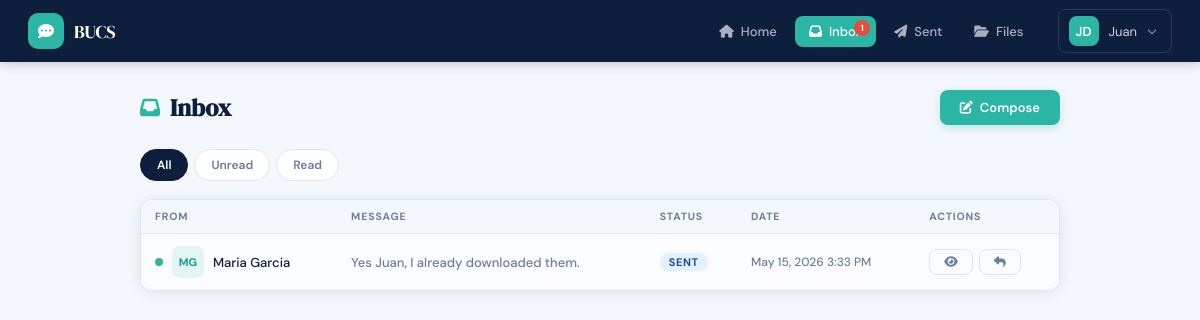
/user/inbox.php (signed in), run on the app's committed database.
### tables this page shows
CREATE TABLE IF NOT EXISTS messages (
    mess_id     INT AUTO_INCREMENT PRIMARY KEY,
    sender_id   VARCHAR(20)  NOT NULL,
    receiver    VARCHAR(20)  NOT NULL,   
    message     TEXT         NOT NULL,
    status      ENUM('sent','read','deleted') DEFAULT 'sent',
    sent_at     DATETIME DEFAULT CURRENT_TIMESTAMP,
    FOREIGN KEY (sender_id) REFERENCES users(id_no) ON DELETE CASCADE,
    FOREIGN KEY (receiver)  REFERENCES users(id_no) ON DELETE CASCADE
);

CREATE TABLE IF NOT EXISTS users (
    id_no       VARCHAR(20) PRIMARY KEY,
    fname       VARCHAR(50)  NOT NULL,
    mname       VARCHAR(50),
    lname       VARCHAR(50)  NOT NULL,
    uname       VARCHAR(50)  NOT NULL UNIQUE,
    pwd         VARCHAR(255) NOT NULL,
    created_at  DATETIME DEFAULT CURRENT_TIMESTAMP
);

### includes/config.php (called while the page is built, shortened)
<?php
function sanitize($conn, $val) {
    return $conn->real_escape_string(htmlspecialchars(trim($val)));
}

### user/inbox.php (the view, shortened to what this page needs)
<?php
require_once '../includes/config.php';
include 'layout.php';
$db  = getDB();
$uid = $me['id_no'];
$filter = sanitize($db, $_GET['filter'] ?? 'all');
$where  = "m.receiver='$uid'";
$msgs = $db->query("
    SELECT m.*, u.fname, u.lname
    FROM messages m JOIN users u ON m.sender_id = u.id_no
    WHERE $where ORDER BY m.sent_at DESC");
?>
<div class="page-wrap">
  <div class="page-head">
    <h1><i class="fa fa-inbox"></i> Inbox</h1>
    <a href="compose.php" class="btn btn-primary"><i class="fa fa-pen-to-square"></i> Compose</a>
  </div>
  <div style="display:flex;gap:6px;margin-bottom:18px;">
    <?php foreach(['all'=>'All','unread'=>'Unread','read'=>'Read'] as $k=>$v): ?>
    <a href="?filter=<?= $k ?>"
       style="padding:7px 16px;border-radius:20px;font-size:12px;font-weight:600;text-decoration:none;
              background:<?= $filter===$k?'var(--navy)':'var(--white)' ?>;
              color:<?= $filter===$k?'#fff':'var(--muted)' ?>;
              border:1.5px solid <?= $filter===$k?'var(--navy)':'var(--border)' ?>;">
      <?= $v ?>
    </a>
    <?php endforeach; ?>
  </div>
  <div class="card">
    <?php if ($msgs->num_rows === 0): ?>
    <div class="empty"><i class="fa fa-inbox"></i><p>No messages here.</p></div>
    <?php else: ?>
    <div class="tbl-wrap">
    <table class="tbl">
      <thead><tr><th>From</th><th>Message</th><th>Status</th><th>Date</th><th>Actions</th></tr></thead>
      <tbody>
      <?php while($m = $msgs->fetch_assoc()): $unread = $m['status']==='sent'; ?>
      <tr style="<?= $unread?'background:#fafcff;font-weight:500':'' ?>">
        <td>
          <div style="display:flex;align-items:center;gap:9px;">
            <?php if($unread): ?><span style="width:8px;height:8px;background:var(--teal);border-radius:50%;flex-shrink:0;display:inline-block"></span><?php endif; ?>
            <div style="width:32px;height:32px;background:var(--teal-lt);border-radius:8px;display:grid;place-items:center;flex-shrink:0;font-size:11px;font-weight:700;color:var(--teal-dk)">
              <?= strtoupper(substr($m['fname'],0,1).substr($m['lname'],0,1)) ?>
            </div>
            <?= htmlspecialchars($m['fname'].' '.$m['lname']) ?>
          </div>
        </td>
        <td style="color:var(--muted);max-width:280px;">
          <?= htmlspecialchars(mb_substr($m['message'],0,70)) ?><?= mb_strlen($m['message'])>70?'…':'' ?>
        </td>
        <td><span class="badge badge-<?= $m['status'] ?>"><?= ucfirst($m['status']) ?></span></td>
        <td style="color:var(--muted);font-size:12px;white-space:nowrap"><?= date('M d, Y g:i A', strtotime($m['sent_at'])) ?></td>
        <td>
          <div class="act">
            <a href="view_message.php?id=<?= $m['mess_id'] ?>" class="btn btn-ghost btn-sm" title="Read"><i class="fa fa-eye"></i></a>
            <a href="compose.php?reply=<?= $m['sender_id'] ?>" class="btn btn-ghost btn-sm" title="Reply"><i class="fa fa-reply"></i></a>
          </div>
        </td>
      </tr>
      <?php endwhile; ?>
      </tbody>
    </table>
    </div>
    <?php endif; ?>
  </div>
</div>
</body></html>

### user/layout.php (style rules this page uses)
*,*::before,*::after { box-sizing:border-box;margin:0;padding:0 }
:root { --navy:#0d1f3c;--blue:#1a3a6b;--teal:#2ab5a5;--teal-dk:#1a9d8e; --teal-lt:#e1f5f3;--text:#0d1f3c;--muted:#6b7f9a; --border:#dde6f0;--bg:#f4f7fb;--white:#fff; --error:#e74c3c;--success:#27ae60;--warn:#f39c12; --nav-h:62px;--radius:12px; --shadow:0 2px 16px rgba(13,31,60,.09); --shadow-lg:0 6px 32px rgba(13,31,60,.14); }
html { font-size:14px; }
body { font-family:'DM Sans',sans-serif;background:var(--bg);color:var(--text);min-height:100vh; }
.page-wrap { max-width:960px;margin:0 auto;padding:28px 20px; }
.page-head { display:flex;align-items:center;justify-content:space-between; margin-bottom:24px;gap:12px;flex-wrap:wrap; }
.page-head h1 { font-family:'DM Serif Display',serif; font-size:24px;color:var(--navy); display:flex;align-items:center;gap:10px; }
.page-head h1 i { color:var(--teal);font-size:20px; }
.card { background:var(--white);border-radius:var(--radius); border:1px solid var(--border);box-shadow:var(--shadow);overflow:hidden; }
.btn { display:inline-flex;align-items:center;gap:7px; padding:9px 20px;border-radius:8px;border:none; font-family:inherit;font-size:13px;font-weight:600; cursor:pointer;transition:all .15s;text-decoration:none; }
.btn-primary { background:var(--teal);color:#fff;box-shadow:0 3px 10px rgba(42,181,165,.28); }
.btn-ghost { background:transparent;color:var(--muted);border:1.5px solid var(--border); }
.btn-sm { padding:6px 14px;font-size:12px; }
.badge { display:inline-block;padding:2px 9px;border-radius:20px; font-size:11px;font-weight:700;text-transform:uppercase;letter-spacing:.05em; }
.badge-sent { background:#e3f0ff;color:#1a5299; }
.tbl-wrap { overflow-x:auto; }
table.tbl { width:100%;border-collapse:collapse;font-size:13px; }
table.tbl thead tr { background:var(--bg); }
table.tbl th { padding:10px 14px;text-align:left; font-size:10.5px;font-weight:700;text-transform:uppercase; letter-spacing:.08em;color:var(--muted);white-space:nowrap; }
table.tbl td { padding:12px 14px;border-top:1px solid var(--border);vertical-align:middle; }
table.tbl .act { white-space:nowrap;display:flex;gap:6px; }

### data on the page
messages: sender.lname "MG", sender.lname "Maria Garcia", message "Yes Juan, I already downloaded them.", status "SENT", sent_at "May 15, 2026 3:33 PM"

### other printed values
$unread "1"
substr($me['fname'],0,1).substr($me['lname'],0,1) "JD"
$me['fname'] "Juan"
$v "All"
$v "Unread"
$v "Read"
